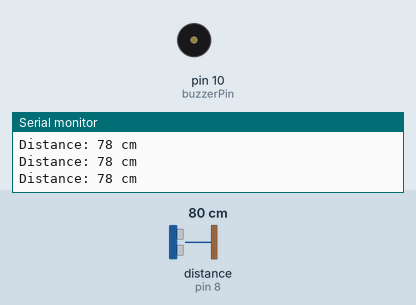
This sketch was run on a simulated Arduino Uno, built with avr-gcc and run on an emulated ATmega328P. Shown: buzzer (waves = sounding), the last lines printed to the serial monitor. Wiring (inferred from the names in the program): ultrasonic range finder: trigger pin 9; echo pin 8. The inputs (shaded band) are chosen by the test bench; at power-on: distance to the obstacle (sensor on pin 8) 80 cm. The echo pulse lasts 58.3 µs per cm.

Above: at 1.2 s.
1.3 s: distance to the obstacle (sensor on pin 8) set to 34 cm
At 2.2 s:
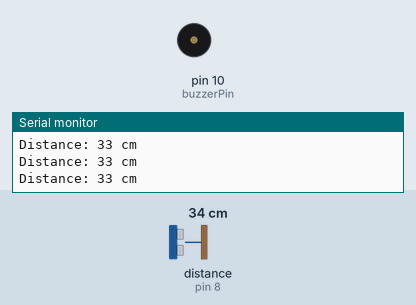
4.3 s: distance to the obstacle (sensor on pin 8) set to 28 cm
At 5.3 s:
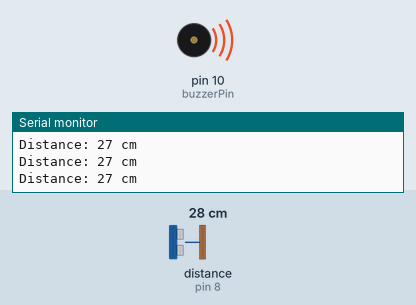
5.8 s: distance to the obstacle (sensor on pin 8) set to 120 cm
At 6.2 s:
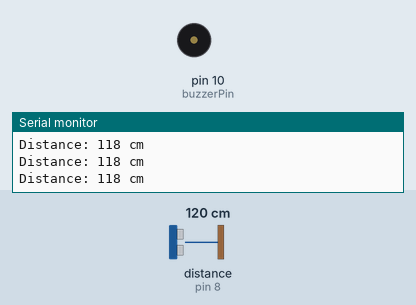
7.3 s: distance to the obstacle (sensor on pin 8) set to 108 cm
8.8 s: distance to the obstacle (sensor on pin 8) set to 100 cm
At 9.08 s:
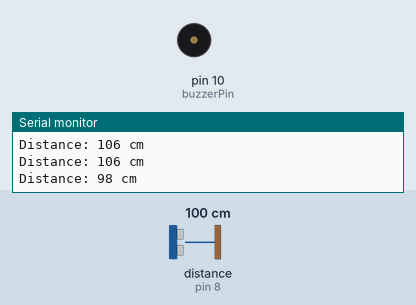
Timing chart, 0 to 12.8 s (numbered marks = the images above; inputs shaded):
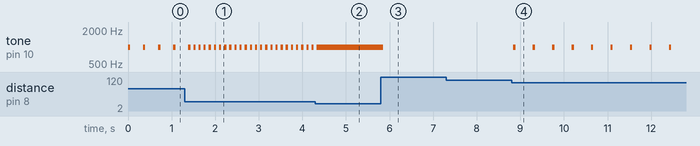

Measured:
- the behaviour switches between 32 and 31 cm on distance to the obstacle (sensor on pin 8) (found by bisection; images 1 and 2)
- the behaviour switches between 103 and 102 cm on distance to the obstacle (sensor on pin 8) (found by bisection; images 3 and 4)
- after the input at 1.3 s, tone on pin 10 (buzzerPin): alternates 1000 Hz for 0.05 s and silent for 0.07 s, starting after 0.20 s
- after the input at 4.3 s, tone on pin 10 (buzzerPin): goes on until 4.3 s, then stays 1000 Hz
- after the input at 5.8 s, tone on pin 10 (buzzerPin): 1000 Hz → silent after 0.06 s
- after the input at 8.8 s, tone on pin 10 (buzzerPin): alternates 1000 Hz for 0.05 s and silent for 0.40 s, starting at once
- by itself, tone on pin 10 (buzzerPin): alternates 1000 Hz for 0.05 s and silent for 0.30 s

The sketch:

Remote_sensing_blind_cane.ino
```cpp
const int trigPin = 9;
const int echoPin = 8;
const int buzzerPin = 10;

long duration;
int distance;

const int dangerZone = 30;
const int warningZone = 100;

void setup()
{
    pinMode(trigPin, OUTPUT);
    pinMode(echoPin, INPUT);
    pinMode(buzzerPin, OUTPUT);
    Serial.begin(9600);
}

void loop()
{
    digitalWrite(trigPin, LOW);
    delayMicroseconds(2);
    digitalWrite(trigPin, HIGH);
    delayMicroseconds(10);
    digitalWrite(trigPin, LOW);

    duration = pulseIn(echoPin, HIGH, 30000);

    if (duration == 0)
    {
        distance = warningZone + 1;
    }
    else
    {
        distance = duration * 0.034 / 2;
    }

    Serial.print("Distance: ");
    Serial.print(distance);
    Serial.println(" cm");

    if (distance <= dangerZone && distance > 0)
    {
        tone(buzzerPin, 1000);
        delay(50);
    }
    else if (distance > dangerZone && distance <= warningZone)
    {
        int delayTime = map(distance, dangerZone, warningZone, 50, 400);

        tone(buzzerPin, 1000);
        delay(50);
        noTone(buzzerPin);
        delay(delayTime);
    }
    else
    {
        noTone(buzzerPin);
        delay(50);
    }
}
```
